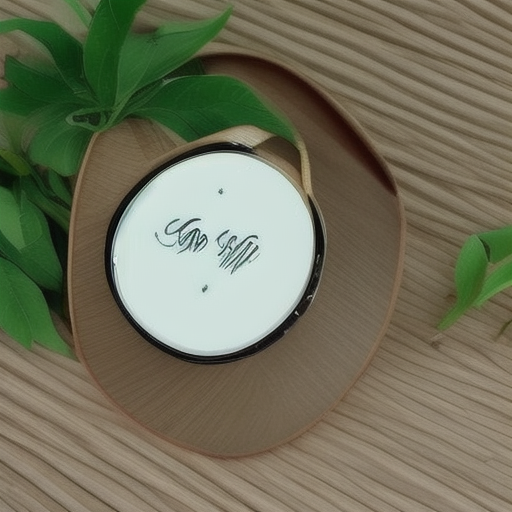
#> input picture data/generated/generated_20261110_134217_740501.png, 512 x 512 px
$ python -i image_processor.py   (imports and definitions only)
#> lines starting #> are read from the running program, lines starting #| are printed output that depends on the picture; after the words box and inside, x2 and y2 are one past the last pixel; in counts of white or black regions, pixels touching at a corner belong together
#> further down, picture is the input picture: shape (512, 512, 3); mean B, G, R 90.3, 112.4, 112.5

import cv2
import numpy as np


def to_grayscale(image: np.ndarray) -> np.ndarray:
    return cv2.cvtColor(
        image,
        cv2.COLOR_BGR2GRAY
    )
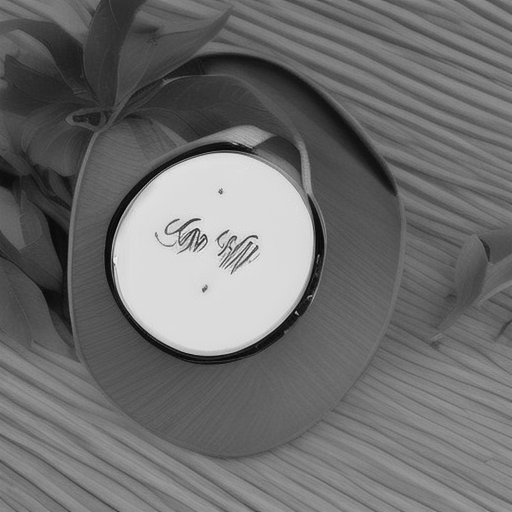
#> returned value: shape (512, 512); min 0, max 247, mean 109.9


# [33 lines left out: functions resize_image, apply_gaussian_blur, not called in this run]


def apply_threshold(
    image: np.ndarray,
    threshold_value: int = 127,
    max_value: int = 255,
    threshold_type: int = cv2.THRESH_BINARY,
) -> np.ndarray:
    grayscale = image if len(image.shape) == 2 else to_grayscale(image)

    _, thresholded = cv2.threshold(
        grayscale,
        threshold_value,
        max_value,
        threshold_type,
    )
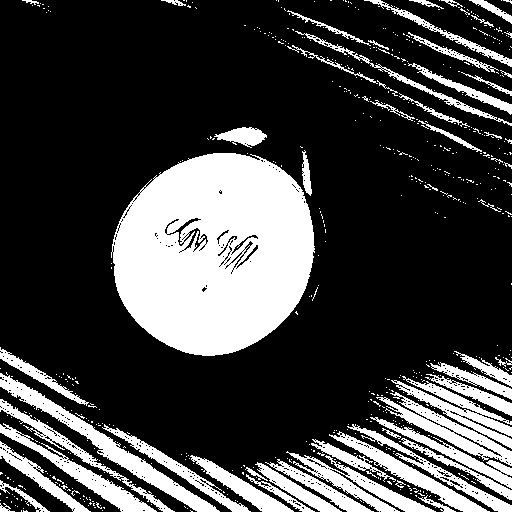
#> thresholded: shape (512, 512); 26.1% white; 598 white regions (544 under 20 px)

    return thresholded


def detect_contours(
    image: np.ndarray,
    threshold_value: int = 127,
    max_value: int = 255,
) -> list[np.ndarray]:
    thresholded = apply_threshold(
        image,
        threshold_value=threshold_value,
        max_value=max_value,
        threshold_type=cv2.THRESH_BINARY,
    )

    contours, _ = cv2.findContours(
        thresholded,
        cv2.RETR_EXTERNAL,
        cv2.CHAIN_APPROX_SIMPLE,
    )
#> contours = 598 contours, 552 with area under 20; largest, box (x1, y1, x2, y2) and area: (111, 153, 315, 356) 31780, (0, 373, 220, 512) 3268, (376, 392, 512, 466) 2258, (286, 451, 436, 512) 2015, (0, 423, 157, 512) 1990

    return contours


# [32 lines left out: functions draw_contours, detect_edges, not called in this run]

>>> import cv2
>>> picture = cv2.imread('../../data/generated/generated_20261110_134217_740501.png')
>>> result = detect_contours(picture)
#> result has the same summary as contours in detect_contours

$ run again, on data/generated/generated_20261110_134939_861730.png
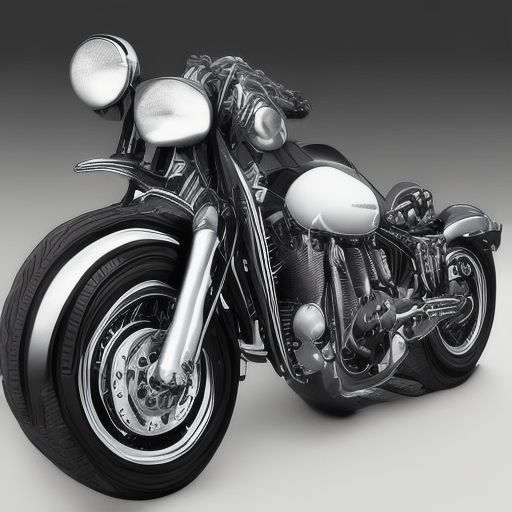
#> input picture data/generated/generated_20261110_134939_861730.png, 512 x 512 px
#> picture is the input picture: shape (512, 512, 3); mean B, G, R 105.7, 105.2, 105.2
#> in apply_threshold, `_, thresholded = cv2.threshold( grayscale, threshold_value, max_value,..`:
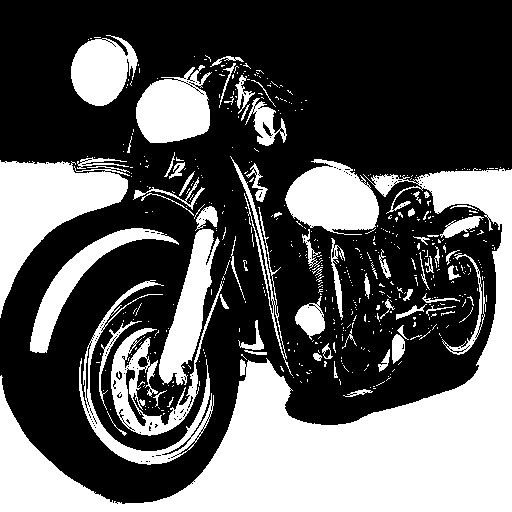
#> thresholded: shape (512, 512); 35.7% white; 532 white regions (462 under 20 px)
#> contours = 532 contours, 482 with area under 20; largest, box (x1, y1, x2, y2) and area: (0, 168, 512, 512) 47437, (0, 160, 130, 318) 8268, (285, 159, 379, 235) 4692, (136, 65, 212, 143) 3949, (159, 229, 220, 385) 3699
#> result has the same summary as contours in detect_contours

$ run again, on data/generated/generated_20261110_143742_290395.png
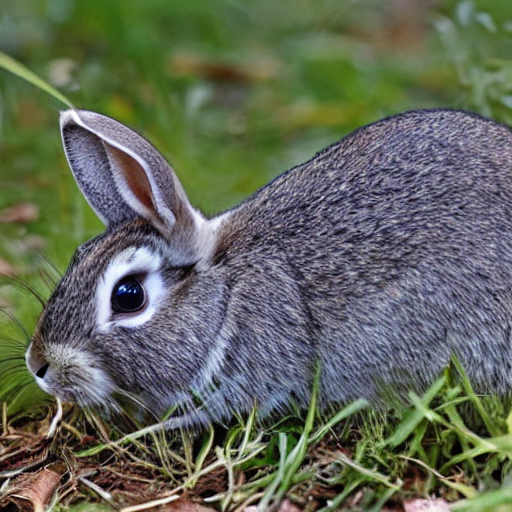
#> input picture data/generated/generated_20261110_143742_290395.png, 512 x 512 px
#> picture is the input picture: shape (512, 512, 3); mean B, G, R 89.6, 104.1, 97.9
#> in to_grayscale, `return cv2.cvtColor( image, cv2.COLOR_BGR2GRAY )`:
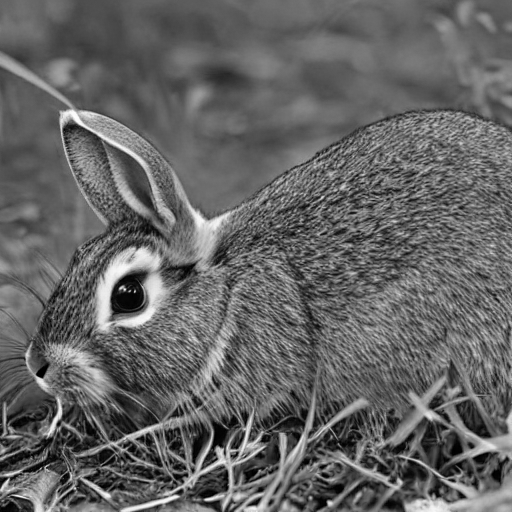
#> returned value: shape (512, 512); min 0, max 253, mean 100.6
#> in apply_threshold, `_, thresholded = cv2.threshold( grayscale, threshold_value, max_value,..`:
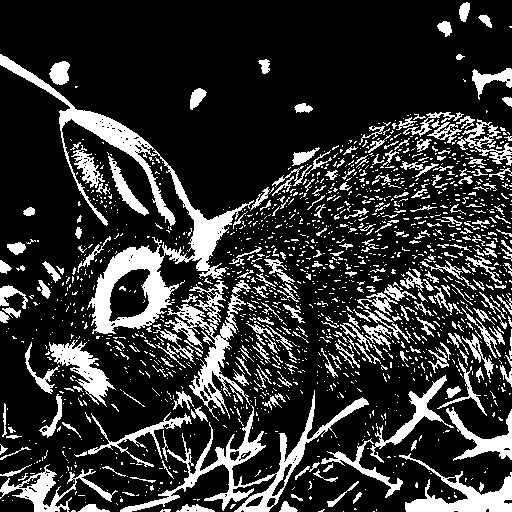
#> thresholded: shape (512, 512); 19.9% white; 1655 white regions (1376 under 20 px)
#> contours = 1648 contours, 1493 with area under 20; largest, box (x1, y1, x2, y2) and area: (0, 54, 254, 334) 9748, (120, 390, 369, 512) 3955, (165, 280, 251, 421) 2283, (399, 453, 512, 512) 1966, (49, 340, 116, 407) 1348
#> result has the same summary as contours in detect_contours
